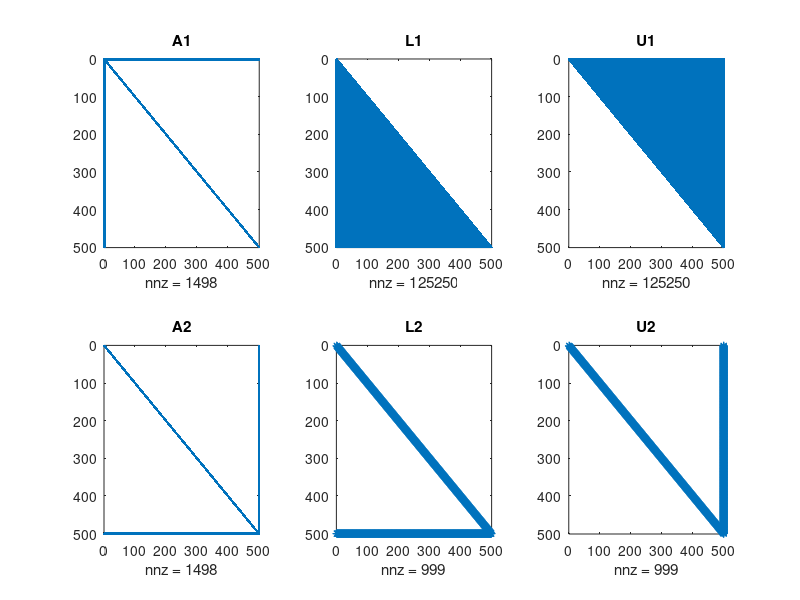

MATLAB code to generate this figure:
%% Hilbert
% Parametres
d=15;

% Initialisations
H=hilb(d);
x_exact=ones(d,1);
scmb=H*x_exact;

% Resolution
sol=H\scmb;
sol
norme_difference=norm(sol-x_exact)

%% LUfleches

clear
close all

N=500;
alpha=N+1;
A1=alpha*eye(N,N);
A1(1,:)=1;
A1(:,1)=1;
A1(1,1)=alpha;

A2=alpha*eye(N,N);A2(end,:)=1;A2(:,end)=1;A2(end,end)=alpha;


[L1,U1]=lu(A1);
[L2,U2]=lu(A2);


subplot(2,3,1)
spy(A1)
title('A1')
subplot(2,3,2)
spy(L1)
title('L1')
subplot(2,3,3)
spy(U1)
title('U1')

subplot(2,3,4)
spy(A2)
title('A2')
subplot(2,3,5)
spy(L2)
title('L2')
subplot(2,3,6)
spy(U2)
title('U2')

%% Puissance1
close all
clear
A=[2 1;1 2];

x=rand(2,1);

for i=1:10
    y=A*x;
    x=y/norm(y);
    m=median(A*x./x);
end
x

%% Puissance 2

close all
clear
A=[0 1;1 0];

x=rand(2,1);
lam=[];
for i=1:100
    x=A*x;
    x=x/norm(x);
    m=median(A*x./x);
end

m

